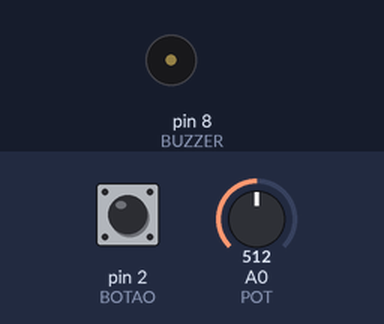
Recording of a sketch running on a simulated Arduino Uno, built with avr-gcc and run on an emulated ATmega328P. Parts: buzzer (waves = sounding). The test bench sets the inputs (shaded band); at power-on: pin 2 (BOTAO) HIGH, A0 (POT) = 512.

Above: at 1.2 s.
1.3 s: pin 2 (BOTAO) pulled LOW for 0.15 s
At 1.37 s:
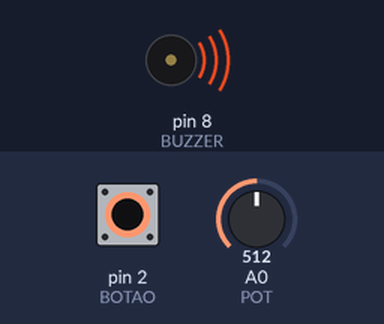
2.9 s: pin 2 (BOTAO) pulled LOW for 3.2 s
At 7.1 s:
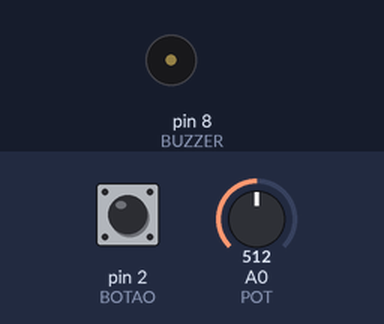
Timing chart, 0 to 8.6 s (numbered marks = the images above; inputs shaded):
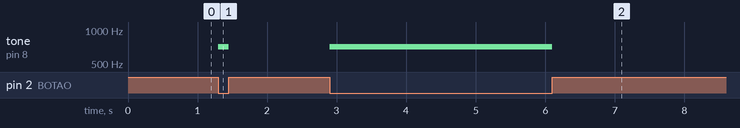

The sketch:

14_desafio_theremin.ino
```cpp
// Desafio: instrumento de um botão só. Segurando o botão, o buzzer toca;
// o potenciômetro escolhe a nota (grave de um lado, agudo do outro).
const int POT = A0;
const int BOTAO = 2;
const int BUZZER = 8;
const int GRAVE = 200;    // mexa aqui: a nota mais grave

void setup() {
  pinMode(BOTAO, INPUT_PULLUP);
}

void loop() {
  int giro = analogRead(POT);
  int nota = giro + GRAVE;   // o giro vai de 0 a 1023; somando, nunca fica grave demais

  if (digitalRead(BOTAO) == LOW) {
    tone(BUZZER, nota);
  } else {
    noTone(BUZZER);
  }
}
```

Measured:
- after the input at 1.3 s, tone on pin 8 (BUZZER): silent → 712 Hz at once, → silent 0.15 s later
- after the input at 2.9 s, tone on pin 8 (BUZZER): silent → 712 Hz at once, → silent 3.2 s later
